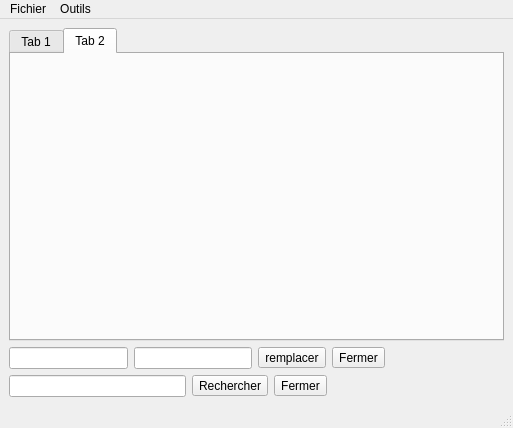
<?xml version="1.0" encoding="UTF-8"?>
<ui version="4.0">
 <class>MainWindow</class>
 <widget class="QMainWindow" name="MainWindow">
  <property name="geometry">
   <rect>
    <x>0</x>
    <y>0</y>
    <width>513</width>
    <height>428</height>
   </rect>
  </property>
  <property name="windowTitle">
   <string>MainWindow</string>
  </property>
  <widget class="QWidget" name="centralwidget">
   <layout class="QVBoxLayout" name="verticalLayout_2">
    <item>
     <layout class="QVBoxLayout" name="verticalLayout">
      <item>
       <widget class="QTabWidget" name="tabWidget">
        <property name="currentIndex">
         <number>1</number>
        </property>
        <widget class="QWidget" name="tab">
         <attribute name="title">
          <string>Tab 1</string>
         </attribute>
        </widget>
        <widget class="QWidget" name="tab_2">
         <attribute name="title">
          <string>Tab 2</string>
         </attribute>
        </widget>
       </widget>
      </item>
      <item>
       <layout class="QHBoxLayout" name="horizontalLayout_2">
        <item>
         <widget class="QLineEdit" name="lineEdit_2">
          <property name="maximumSize">
           <size>
            <width>200</width>
            <height>200</height>
           </size>
          </property>
         </widget>
        </item>
        <item>
         <widget class="QLineEdit" name="lineEdit_3">
          <property name="maximumSize">
           <size>
            <width>200</width>
            <height>200</height>
           </size>
          </property>
         </widget>
        </item>
        <item>
         <widget class="QToolButton" name="toolButton_3">
          <property name="text">
           <string>remplacer</string>
          </property>
         </widget>
        </item>
        <item>
         <widget class="QToolButton" name="toolButton_4">
          <property name="text">
           <string>Fermer</string>
          </property>
         </widget>
        </item>
        <item>
         <spacer name="horizontalSpacer_2">
          <property name="orientation">
           <enum>Qt::Horizontal</enum>
          </property>
          <property name="sizeHint" stdset="0">
           <size>
            <width>40</width>
            <height>20</height>
           </size>
          </property>
         </spacer>
        </item>
       </layout>
      </item>
      <item>
       <layout class="QHBoxLayout" name="horizontalLayout">
        <item>
         <widget class="QLineEdit" name="lineEdit">
          <property name="maximumSize">
           <size>
            <width>200</width>
            <height>200</height>
           </size>
          </property>
          <property name="text">
           <string/>
          </property>
         </widget>
        </item>
        <item>
         <widget class="QToolButton" name="toolButton_2">
          <property name="text">
           <string>Rechercher</string>
          </property>
         </widget>
        </item>
        <item>
         <widget class="QToolButton" name="toolButton">
          <property name="text">
           <string>Fermer</string>
          </property>
         </widget>
        </item>
        <item>
         <spacer name="horizontalSpacer">
          <property name="orientation">
           <enum>Qt::Horizontal</enum>
          </property>
          <property name="sizeHint" stdset="0">
           <size>
            <width>40</width>
            <height>20</height>
           </size>
          </property>
         </spacer>
        </item>
       </layout>
      </item>
     </layout>
    </item>
   </layout>
  </widget>
  <widget class="QMenuBar" name="menubar">
   <property name="geometry">
    <rect>
     <x>0</x>
     <y>0</y>
     <width>513</width>
     <height>23</height>
    </rect>
   </property>
   <widget class="QMenu" name="menuFichier">
    <property name="title">
     <string>Fichier</string>
    </property>
    <addaction name="actionajout"/>
    <addaction name="actionouvrirFichier"/>
    <addaction name="actionSauvegarder"/>
   </widget>
   <widget class="QMenu" name="menuOutils">
    <property name="title">
     <string>Outils</string>
    </property>
    <addaction name="actionBarre_de_recherche"/>
    <addaction name="actionBarre_de_remplacement"/>
   </widget>
   <addaction name="menuFichier"/>
   <addaction name="menuOutils"/>
  </widget>
  <widget class="QStatusBar" name="statusbar"/>
  <action name="actionajout">
   <property name="text">
    <string>Nouveau</string>
   </property>
  </action>
  <action name="actionouvrirFichier">
   <property name="text">
    <string>Ouvrir</string>
   </property>
  </action>
  <action name="actionSauvegarder">
   <property name="text">
    <string>Sauvegarder</string>
   </property>
  </action>
  <action name="actionRechercher">
   <property name="text">
    <string>Rechercher</string>
   </property>
  </action>
  <action name="actionRemplacer">
   <property name="text">
    <string>Remplacer</string>
   </property>
  </action>
  <action name="actionBarre_de_recherche">
   <property name="text">
    <string>Barre de recherche</string>
   </property>
  </action>
  <action name="actionBarre_de_remplacement">
   <property name="text">
    <string>Barre de remplacement</string>
   </property>
  </action>
 </widget>
 <resources/>
 <connections/>
</ui>
